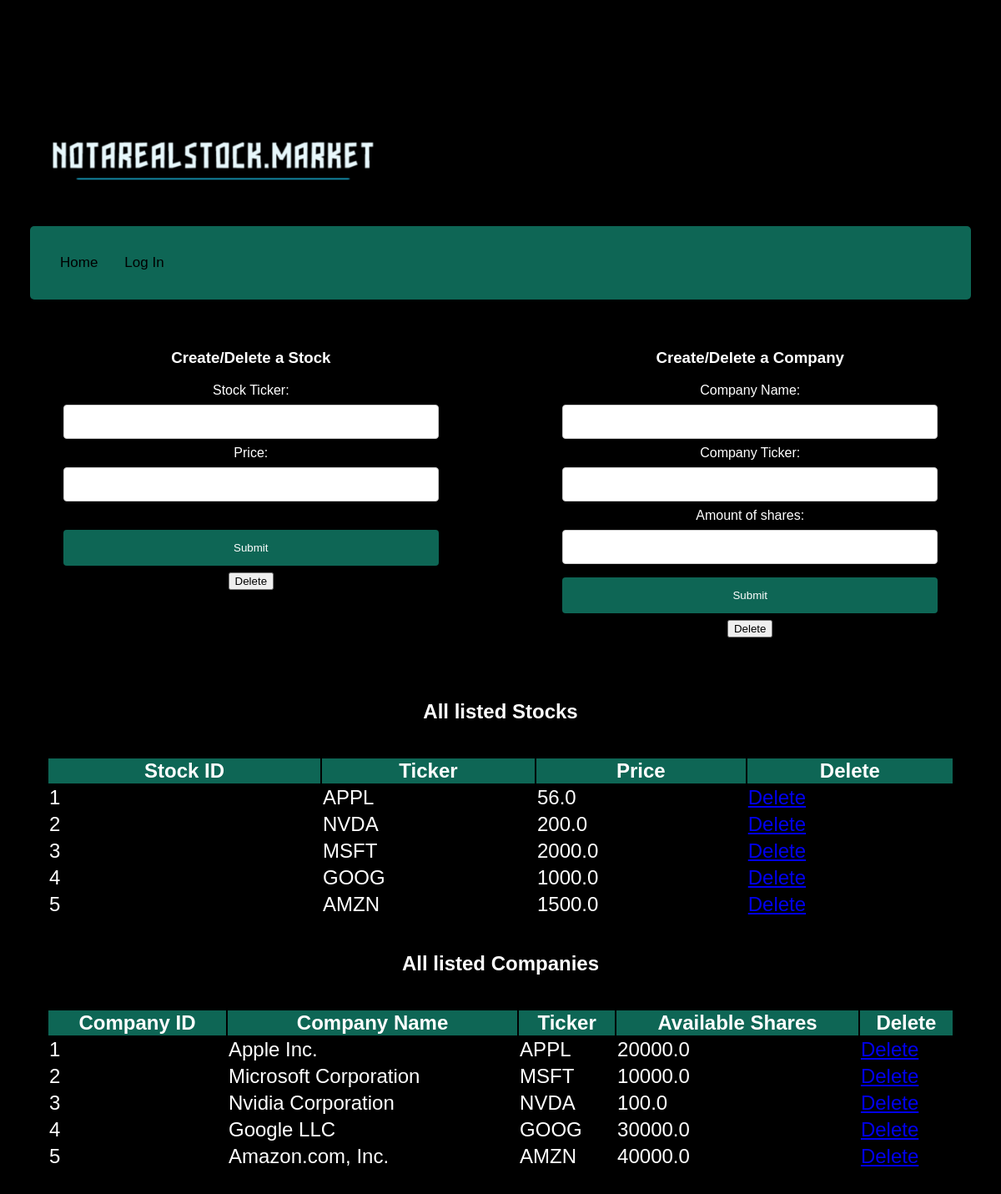
The page /adminpage on the database its author committed.
### app.py (models this page shows, shortened)
class Stock(db.Model):
   __tablename__ = 'Stock'
   stockId = db.Column(db.Integer, primary_key=True, index=True)
   ticker = db.Column(db.String(5))
   price = db.Column(db.Float())

class Company(db.Model):
    __tablename__ = 'Company'
    companyId = db.Column(db.Integer, primary_key=True, index=True)
    ticker = db.Column(db.String(5))
    total_shares = db.Column(db.Float(), nullable=False)
    name = db.Column(db.String(100))

### app.py (the view)
@app.route("/adminpage")
def adminPage():
    stock_list = Stock.query.all()
    company_list = Company.query.all()
    return render_template('admin_homepage.html', stock_list=stock_list, company_list=company_list)

### templates/admin_homepage.html (shortened to what this page needs)
<div style="text-align: left;"><img src="{{ url_for('static', filename='notarealstock.png') }}" width="400"/></div>
<div class="topnav">
  <a class="active" href="/">Home</a>
  <a href="login-signup">Log In</a>
    </div>
</head>
<head>
</head>
<html>
<body>
  <div style="display: flex; justify-content: space-between;">
    <form action="/addstock" method="post" style="width: 45%;">
      <div>
        <h3>Create/Delete a Stock</h3>
        <label for="stockName">Stock Ticker:</label><br>
        <input type="text" id="stockName" name="stockName"><br>
        <label for="stockPrice">Price:</label><br>
        <input type="text" id="stockPrice" name="stockPrice"><br><br>
        <input type="submit" value="Submit">
        <button type="button">Delete</button>
      </div>
    </form>
    <form action="/addcompany" method="post" style="width: 45%;">
      <div>
        <h3>Create/Delete a Company</h3>
        <label for="companyName">Company Name:</label><br>
        <input type="text" id="companyName" name="companyName"><br>
        <label for="companyTicker">Company Ticker:</label><br>
        <input type="text" id="companyTicker" name="companyTicker"><br>
        <label for="companyAmtShares">Amount of shares:</label><br>
        <input type="text" id="companyAmtShares" name="companyAmtShares"><br>
        <input type="submit" value="Submit">
        <button type="button">Delete</button>
      </div>
    </form>
     </div>
<h2>All listed Stocks</h2>
<div id="stocks">
  <table style="width:100%; background-color:black; font-size:1.5em;">
    <tr style="background-color: #0e6655;;">
      <th>Stock ID</th>
      <th>Ticker</th>
      <th>Price</th>
      <th>Delete</th>
    </tr>
    {% for stock in stock_list %}
    <tr style="border:2px solid white;">
      <td>{{ stock.stockId }}</td>
      <td>{{ stock.ticker }}</td>
      <td>{{ stock.price }}</td>
      <td><a href="/deletestock/{{ stock.stockId }}">Delete</a></td>
    </tr>
    {% endfor %}
  </table>
</div>
<h2>All listed Companies</h2>
<div id="Companies">
  <table style="width:100%; background-color:black; font-size:1.5em;">
    <tr style="background-color: #0e6655;;">
      <th>Company ID</th>
      <th>Company Name</th>
      <th>Ticker</th>
      <th>Available Shares</th>
      <th>Delete</th>
    </tr>
    {% for company in company_list %}
    <tr style="border:2px solid white;">
      <td>{{ company.companyId }}</td>
      <td>{{ company.name }}</td>
      <td>{{ company.ticker }}</td>
      <td>{{ company.total_shares }}</td>
      <td><a href="/deletecompany/{{ company.companyId }}">Delete</a></td>
    </tr>
    {% endfor %}
  </table>
</div>
</body>
</html>
<html>
<body>

### templates/admin_homepage.html (style rules this page uses)
* { box-sizing: border-box; }
body { margin: 0; font-family: Arial, Helvetica, sans-serif; }
.topnav { overflow: hidden; background-color: #0e6655; }
.topnav a { float: left; display: block; color: black; text-align: center; padding: 14px 16px; text-decoration: none; font-size: 17px; }
.topnav a.active { background-color: #0e6655; color: black; }
body { background-color: black; color: white; padding:10% 3% 10% 3%; text-align:center; }
input[type=text], select { width: 100%; padding: 12px 20px; margin: 8px 0; display: inline-block; border: 1px solid #ccc; border-radius: 4px; box-sizing: border-box; }
input[type=submit] { width: 100%; background-color: #0e6655; color: white; padding: 14px 20px; margin: 8px 0; border: none; border-radius: 4px; cursor: pointer; }
div { border-radius: 5px; padding: 20px; }

### rows shown on the page
Stock: stockId "1", ticker "APPL", price "56.0"
Stock: stockId "2", ticker "NVDA", price "200.0"
Stock: stockId "3", ticker "MSFT", price "2000.0"
Stock: stockId "4", ticker "GOOG", price "1000.0"
Stock: stockId "5", ticker "AMZN", price "1500.0"
Company: companyId "1", name "Apple Inc.", ticker "APPL", total_shares "20000.0"
Company: companyId "2", name "Microsoft Corporation", ticker "MSFT", total_shares "10000.0"
Company: companyId "3", name "Nvidia Corporation", ticker "NVDA", total_shares "100.0"
Company: companyId "4", name "Google LLC", ticker "GOOG", total_shares "30000.0"
Company: companyId "5", name "Amazon.com, Inc.", ticker "AMZN", total_shares "40000.0"
